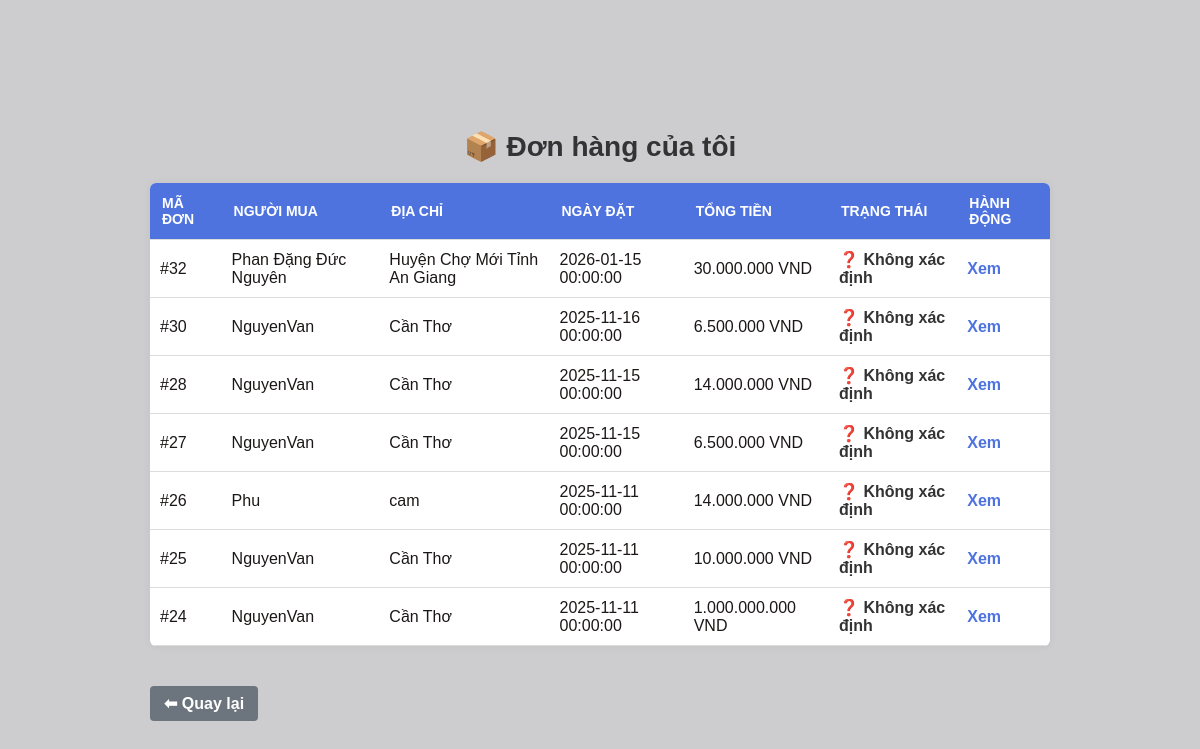
/seller_orders.php (signed in), run on the app's committed database.
### tables this page shows
CREATE TABLE IF NOT EXISTS `donhang` (
  `maDonHang` int NOT NULL AUTO_INCREMENT,
  `ngayDat` datetime DEFAULT CURRENT_TIMESTAMP,
  `tongTien` decimal(15,2) DEFAULT '0.00',
  `trangThai` enum('Đang xử lý','Đã thanh toán','Đã hủy','Hoàn thành') DEFAULT 'Đang xử lý',
  `maNguoiMua` int DEFAULT NULL,
  `maGiaoDichVNPAY` varchar(50) DEFAULT NULL,
  PRIMARY KEY (`maDonHang`),
  KEY `fk_donhang_nguoiMua` (`maNguoiMua`)
);

CREATE TABLE IF NOT EXISTS `taikhoan` (
  `maTaiKhoan` int NOT NULL AUTO_INCREMENT,
  `tenNguoiDung` varchar(100) DEFAULT NULL,
  `tenDangNhap` varchar(100) NOT NULL,
  `matKhau` varchar(255) NOT NULL,
  `soDienThoai` varchar(20) DEFAULT NULL,
  `diaChi` varchar(255) DEFAULT NULL,
  `vaitro` enum('admin','seller','buyer') NOT NULL,
  `trangThai` tinyint(1) NOT NULL DEFAULT '1',
  `shopThamGiaSuKien` tinyint(1) DEFAULT '1',
  PRIMARY KEY (`maTaiKhoan`),
  UNIQUE KEY `uk_tenDangNhap` (`tenDangNhap`)
);

### seller_orders.php (the view, shortened to what this page needs)
<?php
include "db.php";
$maNguoiBan = intval($_SESSION['user_id']);
$sql = "
SELECT DISTINCT
    dh.maDonHang,
    dh.ngayDat,
    dh.tongTien,
    dh.trangThai,
    tk.tenNguoiDung AS tenNguoiMua,
    tk.diaChi AS diaChiNguoiMua
FROM donhang dh
JOIN chitietdonhang ct ON dh.maDonHang = ct.maDonHang
JOIN taikhoan tk ON dh.maNguoiMua = tk.maTaiKhoan
WHERE ct.maNguoiBan = ?
ORDER BY dh.maDonHang DESC
";
$stmt = $conn->prepare($sql);
$stmt->bind_param("i", $maNguoiBan);
$stmt->execute();
$result = $stmt->get_result();
function hienThiTrangThai($status) {
    switch ($status) {
        default:
            return ['❓ Không xác định', 'status-unknown'];
    }
}
?>
<!DOCTYPE html>
<html lang="vi">
<head>
<link rel="stylesheet" href="assets/css/style.css">
<link rel="stylesheet" href="assets/css/style1.css">
</head>
<body>
<div class="seller-container">
    <h2 class="seller-title">📦 Đơn hàng của tôi</h2>
    <table class="seller-table">
        <tr>
            <th>Mã đơn</th>
            <th>Người mua</th>
            <th>Địa chỉ</th>
            <th>Ngày đặt</th>
            <th>Tổng tiền</th>
            <th>Trạng thái</th>
            <th>Hành động</th>
        </tr>
        <?php while ($r = $result->fetch_assoc()): ?>
        <?php
            [$statusText, $statusClass] = hienThiTrangThai($r['trangThai']);
        ?>
        <tr>
            <td>#<?= $r['maDonHang'] ?></td>
            <td><?= htmlspecialchars($r['tenNguoiMua']) ?></td>
            <td><?= htmlspecialchars($r['diaChiNguoiMua']) ?></td>
            <td><?= $r['ngayDat'] ?></td>
            <td><?= number_format($r['tongTien'], 0, ',', '.') ?> VND</td>
            <td>
                <span class="<?= $statusClass ?>">
                    <?= $statusText ?>
                </span>
            </td>
            <td>
                <a href="seller_order_detail.php?id=<?= $r['maDonHang'] ?>">Xem</a>
            </td>
        </tr>
        <?php endwhile; ?>
    </table>
    <a class="back-link" href="index.php">⬅ Quay lại</a>
</div>
</body>
</html>

### assets/css/style.css (style rules this page uses)
* { box-sizing: border-box; margin: 0; padding: 0; }
body { font-family: "Segoe UI", Roboto, Arial, sans-serif; margin:0; background-color:rgb(205, 205, 207); background-size: cover; color:#1c1717; padding: 100px; }

### assets/css/style1.css (style rules this page uses)
table { width:100%;border-collapse:collapse;margin-top:10px; }
th,td { padding:10px;border-bottom:1px solid #ddd; }
th { background:#f0f0f0; }
h2 { text-align: center; margin-bottom: 20px; color: #333; }
table { width: 100%; border-collapse: collapse; background: white; box-shadow: 0 0 10px rgba(0,0,0,0.05); border-radius: 6px; overflow: hidden; }
th { background: #007bff; color: white; padding: 12px; text-align: left; }
td { padding: 10px; border-bottom: 1px solid #eee; }
a { color: #007bff; text-decoration: none; font-weight: bold; }
.back-link { display: inline-block; margin-top: 20px; padding: 8px 14px; background: #6c757d; color: white !important; border-radius: 4px; }
.seller-container { width: 90%; margin: 30px auto; font-family: Arial, sans-serif; }
.seller-title { text-align: center; font-size: 28px; font-weight: bold; margin-bottom: 20px; }
.seller-table { width: 100%; border-collapse: collapse; margin-bottom: 20px; }
.seller-table th { background: #4e73df; color: white; padding: 12px; font-size: 14px; text-transform: uppercase; }
.seller-table td { padding: 10px; border-bottom: 1px solid #ddd; }
.seller-table a { color: #4e73df; font-weight: bold; text-decoration: none; }
.back-link { display: inline-block; margin-top: 20px; color: #555; font-weight: bold; }

### seller_orders.php (style rules this page uses)
.status-unknown { color:#333; font-weight:600; }

### data on the page
donhang: maDonHang "32", maNguoiMua.tenNguoiDung "Phan Đặng Đức Nguyên", maNguoiMua.diaChi "Huyện Chợ Mới Tỉnh An Giang", ngayDat "2026-01-15 00:00:00", tongTien "30.000.000", statusText "❓ Không xác định"
donhang: maDonHang "30", maNguoiMua.tenNguoiDung "NguyenVan", maNguoiMua.diaChi "Cần Thơ", ngayDat "2025-11-16 00:00:00", tongTien "6.500.000", statusText "❓ Không xác định"
donhang: maDonHang "28", maNguoiMua.tenNguoiDung "NguyenVan", maNguoiMua.diaChi "Cần Thơ", ngayDat "2025-11-15 00:00:00", tongTien "14.000.000", statusText "❓ Không xác định"
donhang: maDonHang "27", maNguoiMua.tenNguoiDung "NguyenVan", maNguoiMua.diaChi "Cần Thơ", ngayDat "2025-11-15 00:00:00", tongTien "6.500.000", statusText "❓ Không xác định"
donhang: maDonHang "26", maNguoiMua.tenNguoiDung "Phu", maNguoiMua.diaChi "cam", ngayDat "2025-11-11 00:00:00", tongTien "14.000.000", statusText "❓ Không xác định"
donhang: maDonHang "25", maNguoiMua.tenNguoiDung "NguyenVan", maNguoiMua.diaChi "Cần Thơ", ngayDat "2025-11-11 00:00:00", tongTien "10.000.000", statusText "❓ Không xác định"
donhang: maDonHang "24", maNguoiMua.tenNguoiDung "NguyenVan", maNguoiMua.diaChi "Cần Thơ", ngayDat "2025-11-11 00:00:00", tongTien "1.000.000.000", statusText "❓ Không xác định"
